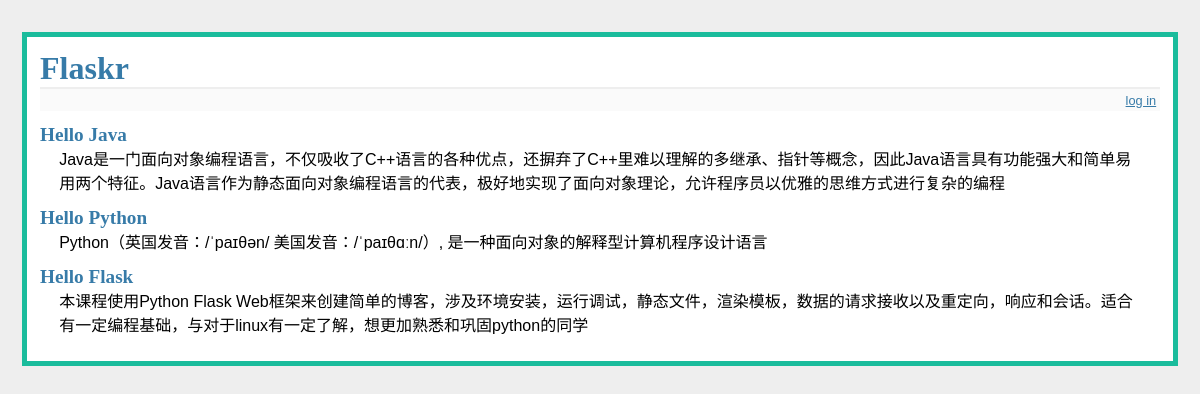
The page / on the database its author committed.
### tables this page shows
CREATE TABLE entries (
  id integer primary key autoincrement,
  title string not null,
  text string not null
);

### flaskr.py (the view)
@app.route('/')
def show_entries():
    cur = g.db.execute('select title, text from entries order by id desc')
    entries = [dict(title=row[0], text=row[1]) for row in cur.fetchall()]
    return render_template('show_entries.html', entries=entries)

### flaskr.py (called while the page is built)
def connect_db():
    return sqlite3.connect(app.config['DATABASE'])

@app.before_request
def before_request():
    g.db = connect_db()

@app.teardown_request
def teardown_request(exception):
    g.db.close()

### templates/show_entries.html (shortened to what this page needs)
{% extends "layout.html" %}
{% block body %}
    <ul class=entries>
        {% for entry in entries %}
            <li><h2>{{ entry.title }}</h2>{{ entry.text|safe }}
                {% else %}
            <li><em>Unbelievable. No entries here so far</em>
        {% endfor %}
    </ul>
{% endblock %}

### templates/layout.html (shortened to what this page needs)
<!doctype html>
<link rel=stylesheet type=text/css href="{{ url_for('static', filename='style.css') }}">
<div class=page>
    <h1>Flaskr</h1>
    <div class=metanav>
        {% if not session.logged_in %}
            <a href="{{ url_for('login') }}">log in</a>
        {% else %}
            <a href="{{ url_for('logout') }}">log out</a>
        {% endif %}
    </div>
    {% block body %}{% endblock %}
</div>

### static/style.css (style rules this page uses)
a, h1, h2 { color: #377BA8; }
h1, h2 { font-family: 'Georgia', serif; margin: 0; }
h1 { border-bottom: 2px solid #eee; }
h2 { font-size: 1.2em; }
.page { margin: 2em auto; width: 70em; border: 5px solid #1ABC9C; padding: 0.8em; background: white; }
.entries { list-style: none; margin: 0; padding: 0; }
.entries li { margin: 0.8em 1.2em; }
.entries li h2 { margin-left: -1em; }
.metanav { text-align: right; font-size: 0.8em; padding: 0.3em; margin-bottom: 1em; background: #fafafa; }

### rows shown on the page
entries: title "Hello Java", text "Java是一门面向对象编程语言，不仅吸收了C++语言的各种优点，还摒弃了C++里难以理解的多继承、指针等概念，因此Java语言具有功能强大和简单易用两个特征。Java语言作为静态面向对象编程语言的代表，极好地实现了面向对象理论，允许程序员以优雅的思维方式进行复杂的编程"
entries: title "Hello Python", text "Python（英国发音：/ˈpaɪθən/ 美国发音：/ˈpaɪθɑːn/）, 是一种面向对象的解释型计算机程序设计语言"
entries: title "Hello Flask", text "本课程使用Python Flask Web框架来创建简单的博客，涉及环境安装，运行调试，静态文件，渲染模板，数据的请求接收以及重定向，响应和会话。适合有一定编程基础，与对于linux有一定了解，想更加熟悉和巩固python的同学"
